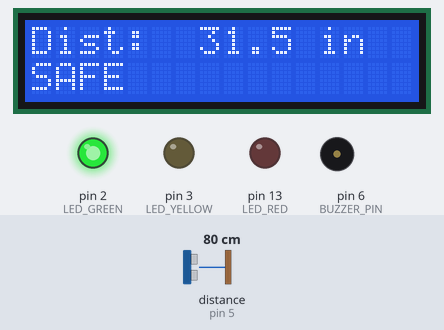
A sketch run on a simulated Arduino Mega 2560, built with avr-gcc and run on an emulated ATmega2560. Parts: 16×2 character LCD, output pins drawn as LEDs (lit = HIGH), buzzer (waves = sounding, pin HIGH). Wiring (inferred from the names in the program): ultrasonic range finder: trigger pin 4; echo pin 5. The test bench sets the inputs (shaded band); at power-on: distance to the obstacle (sensor on pin 5) 80 cm. The echo pulse lasts 58.3 µs per cm; pins used as bus, display or sensor lines are not drawn; what the sketch prints to the serial monitor is not drawn.

Above: at 2.7 s.
2.8 s: distance to the obstacle (sensor on pin 5) set to 33 cm
At 3.4 s:
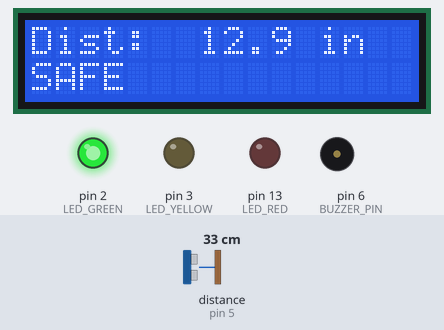
4.4 s: distance to the obstacle (sensor on pin 5) set to 27 cm
At 5.21 s:
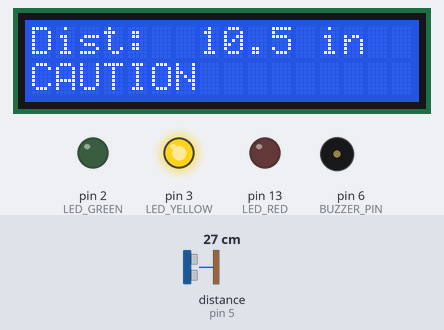
6.5 s: distance to the obstacle (sensor on pin 5) set to 14 cm
At 8.19 s:
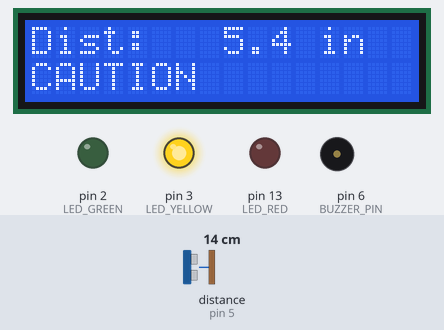
8.2 s: distance to the obstacle (sensor on pin 5) set to 11 cm
At 8.7 s:
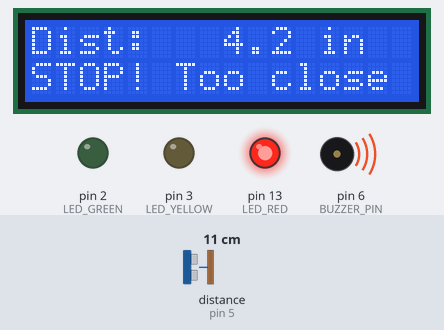
9.8 s: distance to the obstacle (sensor on pin 5) set to 18 cm
At 9.91 s:
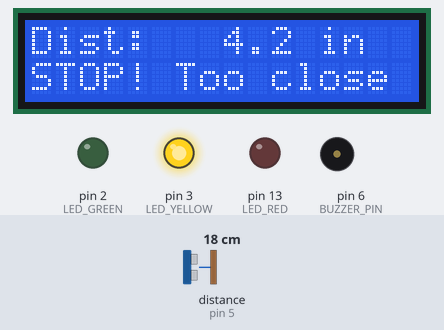
Timing chart, 0 to 12.3 s (numbered marks = the images above; inputs shaded):
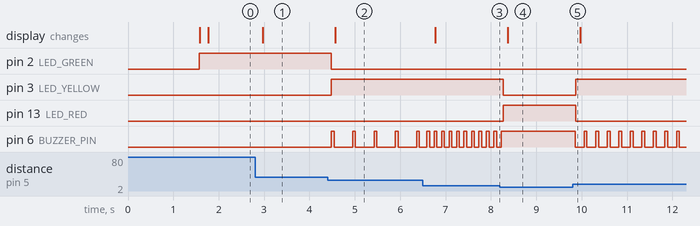

Measured:
- the behaviour switches between 31 and 30 cm on distance to the obstacle (sensor on pin 5) (found by bisection; images 1 and 2)
- the behaviour switches between 13 and 12 cm on distance to the obstacle (sensor on pin 5) (found by bisection; images 3 and 4)
- after the input at 2.8 s, the display: changes after 0.17 s (image 1)
- after the input at 4.4 s, pin 2 (LED_GREEN): HIGH → LOW after 0.09 s; pin 3 (LED_YELLOW): LOW → HIGH after 0.09 s; pin 6 (BUZZER_PIN): alternates HIGH for 0.06 s and LOW for 0.41 s, starting after 0.09 s; the display: changes after 0.17 s (image 2)
- after the input at 6.5 s, pin 6 (BUZZER_PIN): alternates HIGH for 0.06 s and LOW for 0.10 s, starting after 0.09 s; the display: changes after 0.27 s (image 3)
- after the input at 8.2 s, pin 3 (LED_YELLOW): HIGH → LOW after 0.07 s; pin 13 (LED_RED): LOW → HIGH after 0.07 s; pin 6 (BUZZER_PIN): goes on until 8.2 s, then stays HIGH; the display: changes after 0.17 s (image 4)
- after the input at 9.8 s, pin 3 (LED_YELLOW): LOW → HIGH after 0.06 s; pin 13 (LED_RED): HIGH → LOW after 0.06 s; pin 6 (BUZZER_PIN): alternates HIGH for 0.06 s and LOW for 0.19 s, starting after 0.06 s

The sketch:

parking_sensor.ino
```cpp
// Ultrasonic parking sensor - ELEGOO Super Starter Kit (UNO R3)
// HC-SR04 + LCD1602 (parallel, not I2C) + active buzzer + 3 LEDs
// No extra libraries needed: LiquidCrystal ships with the Arduino IDE.
//
// Serial Monitor / Plotter (9600 baud) prints CSV: ms,inches,zone
// so you can log a run and plot it in Python later.

#include <LiquidCrystal.h>

// ---------------- Pins ----------------
const byte TRIG_PIN   = 4;
const byte ECHO_PIN   = 5;
const byte BUZZER_PIN = 6;   // active buzzer (+ leg / longer leg)
const byte LED_GREEN  = 2;
const byte LED_YELLOW = 3;
const byte LED_RED    = 13;  // also lights the UNO's onboard "L" LED
LiquidCrystal lcd(7, 8, 9, 10, 11, 12);  // RS, E, D4, D5, D6, D7

// ---------------- Settings ----------------
const float STOP_IN    = 5.0;   // closer than this: solid buzzer, red LED
const float CAUTION_IN = 12.0;  // closer than this: beeping, yellow LED
const float HYST_IN    = 0.3;   // must move this far back out to leave a zone (stops flicker)
const float AIR_TEMP_C = 21.0;  // room temperature; speed of sound depends on it

const unsigned long ECHO_TIMEOUT_US  = 12000;  // ~2 m max range; no echo -> "out of range"
const unsigned long PING_INTERVAL_MS = 30;     // time between pings (lets old echoes die out)
const unsigned long LCD_INTERVAL_MS  = 200;    // LCD/serial refresh rate
const unsigned long BEEP_ON_MS       = 60;
const long BEEP_OFF_MIN_MS = 80;    // gap between beeps right at STOP_IN
const long BEEP_OFF_MAX_MS = 500;   // gap between beeps right at CAUTION_IN

// speed of sound (m/s) = 331.3 + 0.606 * T(C), converted to inches per microsecond
const float IN_PER_US = (331.3 + 0.606 * AIR_TEMP_C) * 39.3701 / 1000000.0;

// ---------------- State ----------------
enum Zone { SAFE, CAUTION, STOP };
Zone zone = SAFE;

const byte N_SAMPLES = 5;
float samples[N_SAMPLES];
byte sampleIdx = 0;
float distIn = -1.0;  // filtered distance, -1 = no valid reading

unsigned long lastPingMs = 0;
unsigned long lastLcdMs = 0;

// One HC-SR04 measurement in inches, or -1 if no echo came back.
float pingInches() {
  digitalWrite(TRIG_PIN, LOW);
  delayMicroseconds(2);
  digitalWrite(TRIG_PIN, HIGH);
  delayMicroseconds(10);
  digitalWrite(TRIG_PIN, LOW);
  unsigned long us = pulseIn(ECHO_PIN, HIGH, ECHO_TIMEOUT_US);
  if (us == 0) return -1.0;
  return us * IN_PER_US / 2.0;  // divide by 2: sound goes out and back
}

// Median of the last N valid samples; rejects one-off spikes.
float medianInches() {
  float v[N_SAMPLES];
  byte n = 0;
  for (byte i = 0; i < N_SAMPLES; i++) {
    if (samples[i] > 0) v[n++] = samples[i];
  }
  if (n < 3) return -1.0;
  for (byte i = 1; i < n; i++) {  // insertion sort
    float x = v[i];
    byte j = i;
    while (j > 0 && v[j - 1] > x) { v[j] = v[j - 1]; j--; }
    v[j] = x;
  }
  return v[n / 2];
}

// Enter a closer zone at its threshold; leave it only after backing off by HYST_IN.
Zone nextZone(float d, Zone cur) {
  if (d < 0) return SAFE;
  if (d < STOP_IN || (cur == STOP && d < STOP_IN + HYST_IN)) return STOP;
  if (d < CAUTION_IN || (cur != SAFE && d < CAUTION_IN + HYST_IN)) return CAUTION;
  return SAFE;
}

// SAFE: silent. CAUTION: beeps get faster as the object gets closer. STOP: solid tone.
void updateBuzzer(unsigned long now) {
  static bool on = false;
  static unsigned long lastToggle = 0;

  if (zone == SAFE) {
    on = false;
  } else if (zone == STOP) {
    on = true;
  } else {
    long offMs = map((long)(distIn * 10), (long)(STOP_IN * 10), (long)(CAUTION_IN * 10),
                     BEEP_OFF_MIN_MS, BEEP_OFF_MAX_MS);
    offMs = constrain(offMs, BEEP_OFF_MIN_MS, BEEP_OFF_MAX_MS);
    unsigned long wait = on ? BEEP_ON_MS : (unsigned long)offMs;
    if (now - lastToggle >= wait) {
      on = !on;
      lastToggle = now;
    }
  }
  digitalWrite(BUZZER_PIN, on ? HIGH : LOW);
}

void updateLeds() {
  digitalWrite(LED_GREEN,  zone == SAFE    ? HIGH : LOW);
  digitalWrite(LED_YELLOW, zone == CAUTION ? HIGH : LOW);
  digitalWrite(LED_RED,    zone == STOP    ? HIGH : LOW);
}

// Writes a full 16-char row so leftover characters from longer text get erased.
void lcdLine(byte row, const char *text) {
  lcd.setCursor(0, row);
  byte i = 0;
  for (; text[i] && i < 16; i++) lcd.print(text[i]);
  for (; i < 16; i++) lcd.print(' ');
}

const char *zoneName(Zone z) {
  if (z == STOP) return "STOP";
  if (z == CAUTION) return "CAUTION";
  return "SAFE";
}

void setup() {
  pinMode(TRIG_PIN, OUTPUT);
  pinMode(ECHO_PIN, INPUT);
  pinMode(BUZZER_PIN, OUTPUT);
  pinMode(LED_GREEN, OUTPUT);
  pinMode(LED_YELLOW, OUTPUT);
  pinMode(LED_RED, OUTPUT);

  for (byte i = 0; i < N_SAMPLES; i++) samples[i] = -1.0;

  Serial.begin(9600);
  Serial.println(F("ms,inches,zone"));

  lcd.begin(16, 2);
  lcdLine(0, "Parking sensor");
  lcdLine(1, "Starting...");
  delay(1500);
}

void loop() {
  unsigned long now = millis();

  if (now - lastPingMs >= PING_INTERVAL_MS) {
    lastPingMs = now;
    samples[sampleIdx] = pingInches();
    sampleIdx = (sampleIdx + 1) % N_SAMPLES;
    distIn = medianInches();
    zone = nextZone(distIn, zone);
  }

  updateBuzzer(now);
  updateLeds();

  if (now - lastLcdMs >= LCD_INTERVAL_MS) {
    lastLcdMs = now;
    char line[17];
    if (distIn < 0) {
      lcdLine(0, "Dist:  --- in");
    } else {
      char num[8];
      dtostrf(distIn, 5, 1, num);
      snprintf(line, sizeof(line), "Dist: %s in", num);
      lcdLine(0, line);
    }
    if (zone == STOP) lcdLine(1, "STOP! Too close");
    else if (zone == CAUTION) lcdLine(1, "CAUTION");
    else lcdLine(1, "SAFE");

    Serial.print(now);
    Serial.print(',');
    Serial.print(distIn, 2);
    Serial.print(',');
    Serial.println(zoneName(zone));
  }
}
```
